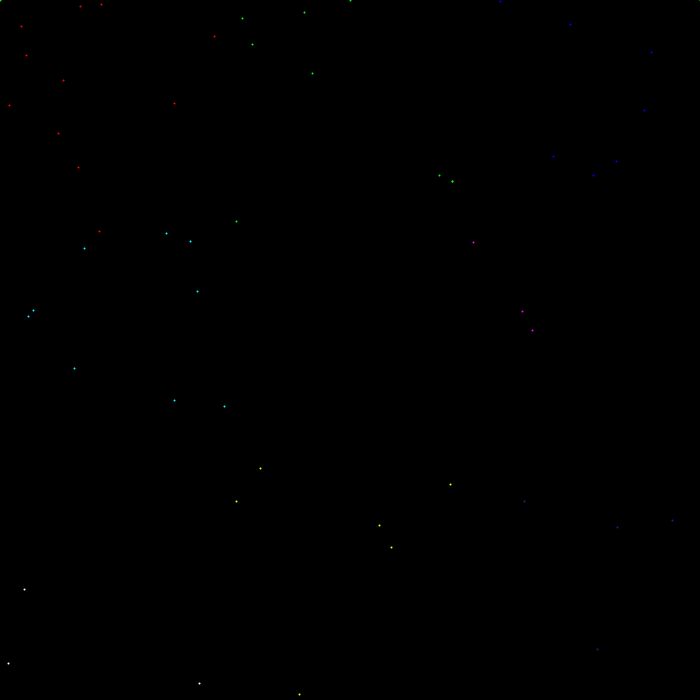
Frame 1 (no input)
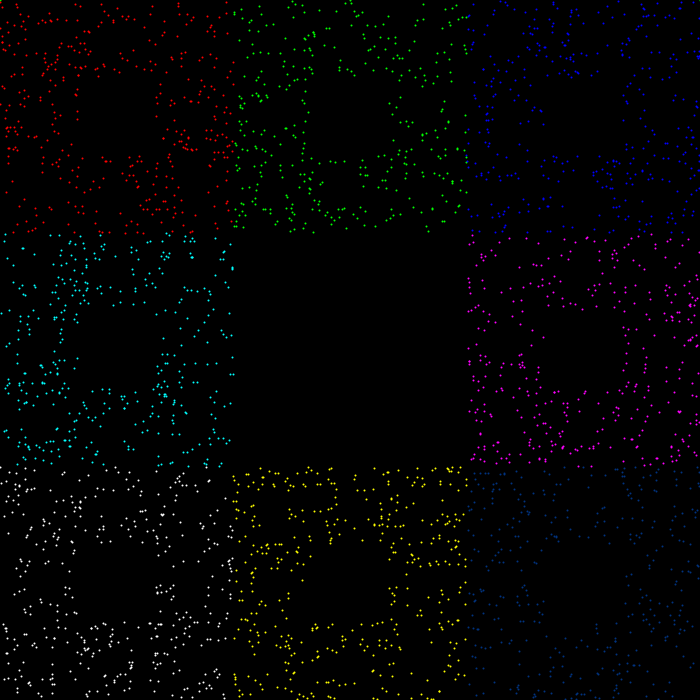
Frame 60 (the mouse pressed at the canvas centre just before this capture)
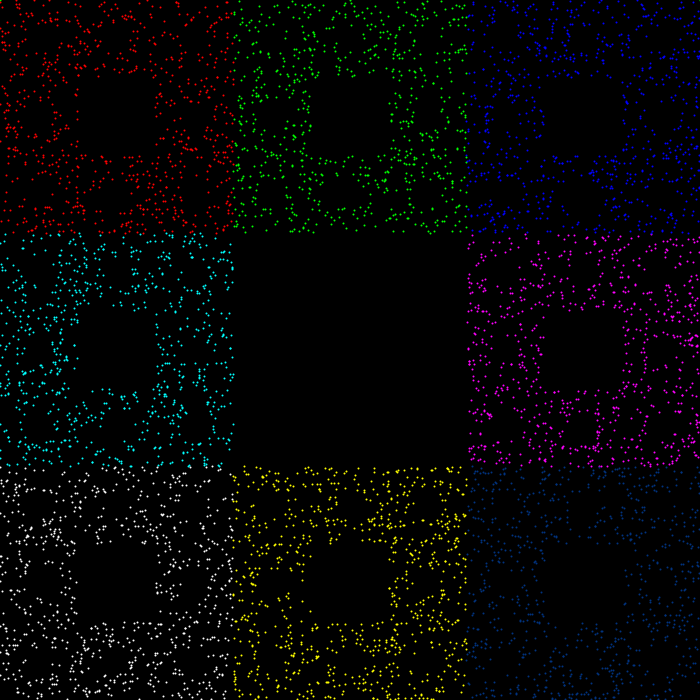
Frame 120 (the mouse held since frame 60 and released just before this capture)

The Processing sketch that drew these frames (run headless with seeded random() and noise(); from frame 60 on, the mouse is pressed at the canvas centre):

// Processing sketch: chaosCarpet
// ── chaosCarpet.pde
float ax, ay;
float bx, by;
float cx, cy;
float dx, dy;
float ex, ey;
float fx, fy;
float gx, gy;
float hx, hy;
float tx, ty;
float j = 2.0/3.0;  // so = 1-(2/3) == 1/3 or 0.3333
//3 times bigger in length
//8 copies
// so 3 to what power is 8
// 3**x = 8
// fd = log(8)/log(3)
// The Hausdorff dimension is log(8)/log(3) == 1.892

void setup() {
  size(700, 700);
  background(0);
  println(log(8)/log(3));
  // top
  ax = 0;
  ay = 0;
  bx = width/2;
  by = 0;
  cx = width;
  cy = 0;
  // middle left
  dx = 0;
  dy = height/2;
  // middle right
  ex = width;
  ey = height/2;
  // bottom
  fx = 0;
  fy = height;
  gx = width/2;
  gy = height;
  hx = width;
  hy = height;
  
  
  tx = random(width);
  ty = random(height);
  stroke(0, 255, 0);
  strokeWeight(2);
  point(ax, ay); 
  point(bx, by);
  point(cx, cy);
  point(tx, ty);
}

void draw() {

  for (int i=0; i<50; i++) {

    point(tx, ty);
    int r = floor(random(8));
    if (r==0) {
      stroke(255, 0, 0);
      tx= lerp(tx, ax, j);
      ty= lerp(ty, ay, j);
    } else if (r==1) {
      stroke(0, 255, 0);
      tx= lerp(tx, bx, j);
      ty= lerp(ty, by, j);
    } else if (r==2) {
      stroke(0, 0, 255);
      tx= lerp(tx, cx, j);
      ty= lerp(ty, cy, j);
    }else if (r==3) {
      stroke(0, 255, 255);
      tx= lerp(tx, dx, j);
      ty= lerp(ty, dy, j);
    }else if (r==4) {
      stroke(255, 0, 255);
      tx= lerp(tx, ex, j);
      ty= lerp(ty, ey, j);
    }else if (r==5) {
      stroke(255, 255, 255);
      tx= lerp(tx, fx, j);
      ty= lerp(ty, fy, j);
    }else if (r==6) {
      stroke(255, 255, 0);
      tx= lerp(tx, gx, j);
      ty= lerp(ty, gy, j);
    }else if (r==7) {
      stroke(0, 50, 127);
      tx= lerp(tx, hx, j);
      ty= lerp(ty, hy, j);
    }
  }
}
